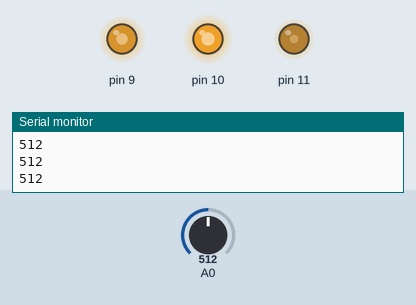
Bench run of a sketch on a simulated Arduino Uno, built with avr-gcc and run on an emulated ATmega328P. Shown: output pins drawn as LEDs (lit = HIGH), the last lines printed to the serial monitor. The inputs (shaded band) are chosen by the test bench; at power-on: A0 = 512.

Above: at 1.2 s.
1.3 s: A0 set to 716
At 1.8 s:
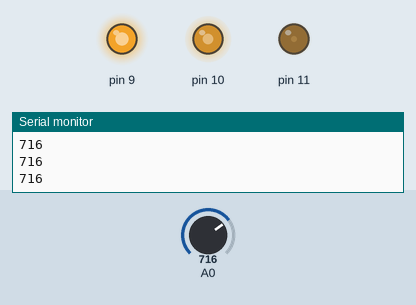
2.8 s: A0 set to 900
At 4.0 s:
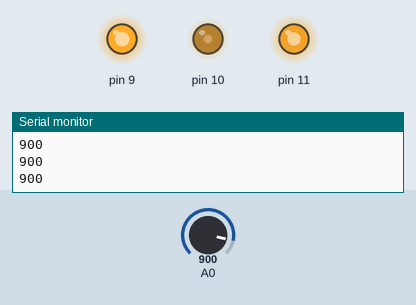
4.3 s: A0 set to 1023
At 5.3 s:
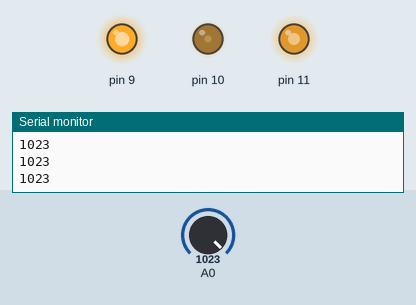
5.8 s: A0 set to 306
At 6.6 s:
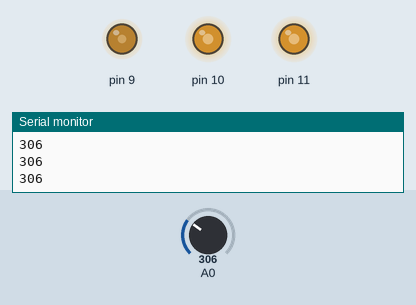
7.3 s: A0 set to 122
At 7.6 s:
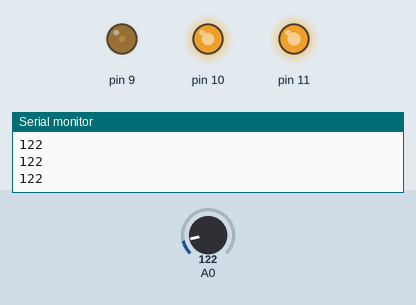
8.8 s: A0 set to 0
At 9.8 s:
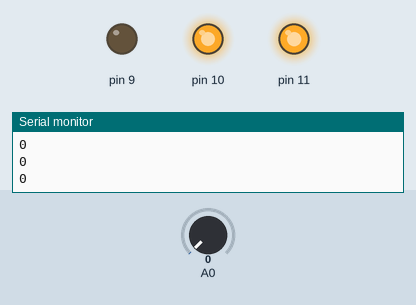
Timing chart, 0 to 11.3 s (numbered marks = the images above; inputs shaded):
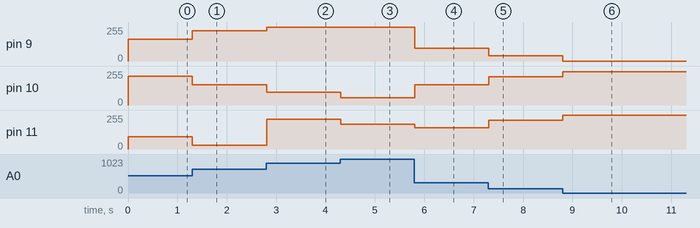

Measured:
- after the input at 1.3 s, pin 9: 163/255 → 228/255 at once; pin 10: 217/255 → 152/255 at once; pin 11: 92/255 → 27/255 at once
- after the input at 2.8 s, pin 9: 228/255 → 255/255 at once; pin 10: 152/255 → 94/255 at once; pin 11: 27/255 → 225/255 at once
- after the input at 4.3 s, pin 10: 94/255 → 54/255 at once; pin 11: 225/255 → 185/255 at once
- after the input at 5.8 s, pin 9: 255/255 → 97/255 at once; pin 10: 54/255 → 153/255 at once; pin 11: 185/255 → 158/255 at once
- after the input at 7.3 s, pin 9: 97/255 → 38/255 at once; pin 10: 153/255 → 212/255 at once; pin 11: 158/255 → 217/255 at once
- after the input at 8.8 s, pin 9: 38/255 → 0/255 at once; pin 10: 212/255 → 250/255 at once; pin 11: 217/255 → 255/255 at once

The sketch:

Practica2.ino
```cpp
int value=0;
int output=0;
void setup() {
  // put your setup code here, to run once:
  pinMode(9,OUTPUT);
  pinMode(10,OUTPUT);
  pinMode(11,OUTPUT);
  pinMode(A0,INPUT);
  Serial.begin(9600);
}

void loop() {
  value=analogRead(A0);
  output=map(value,0,800,0,255);
  Serial.println(value);
  analogWrite(9,output);
  analogWrite(11,255-output);
  if(output>125){
    analogWrite(10,125+(255-output));
  }else{
    analogWrite(10,125+(125-output));
  }

}
```
